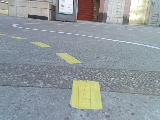
#> input picture 0_cam_image_array_.jpg, 160 x 120 px
$ python -i canny_part.py   (imports and definitions only)   (older library calls are emulated)
#> lines starting #> are read from the running program, lines starting #| are printed output that depends on the picture; after the words box and inside, x2 and y2 are one past the last pixel; in counts of white or black regions, pixels touching at a corner belong together
#> further down, picture is the input picture: shape (120, 160, 3); mean B, G, R 156.6, 153.1, 146
import cv2
import numpy as np

class CannyPart:
    def __init__(self, low_threshold=800, high_threshold=1400):
        self.low = low_threshold
        self.high = high_threshold

    def run(self, img_arr):


        ## Check if Pixels are Uniform (No Shadow) ------------

        gray = cv2.cvtColor(img_arr, cv2.COLOR_BGR2GRAY)
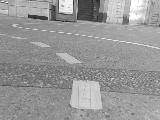
#> gray: shape (120, 160); min 32, max 255, mean 151.3
        gray = cv2.cvtColor(gray, cv2.COLOR_GRAY2BGR)
#> gray: shape (120, 160, 3)


        lab = cv2.cvtColor(gray, cv2.COLOR_BGR2LAB)
#> lab: shape (120, 160, 3); mean of channels 0, 1, 2 159.3, 128, 128
        L, A, B = cv2.split(lab)
#> A: shape (120, 160); every value is 128


        std_L = np.std(L)
#> std_L = 29
        lap_var = cv2.Laplacian(L, cv2.CV_64F).var()
#> lap_var = 1714.4

        if (std_L > 50):
            apply_shadow_correction = True
        else:
            apply_shadow_correction = False

        ## -----------------------------------------

        if(apply_shadow_correction):


            ## Day/Night Changes -----------------------------------------

            lab = cv2.cvtColor(img_arr, cv2.COLOR_BGR2LAB)
            L, A, B = cv2.split(lab)

            mean_L = np.mean(L)
            dark_ratio = np.sum(L < 60) / L.size


            if (mean_L < 95):
                lower_y = 0

            else:
                lower_y = 46 #33


            ## -----------------------------------------


            ## Enhance Yellow and White Lines ----------------------------------------------------

            hsv = cv2.cvtColor(img_arr, cv2.COLOR_BGR2HSV)

            # yellow mask
            lower_yellow = np.array([0, lower_y, 45])
            upper_yellow = np.array([50, 255, 255])
            mask_yellow = cv2.inRange(hsv, lower_yellow, upper_yellow)

            # white mask
            lower_white = np.array([100, 30, 190]) #91,0,190
            upper_white = np.array([152, 255, 255])
            mask_white = cv2.inRange(hsv, lower_white, upper_white)

            # combine masks
            mask_colors = cv2.bitwise_or(mask_yellow, mask_white)

            # enhance brightness in those areas
            h, s, v = cv2.split(hsv)
            v_boost = v.copy()
            v_boost[mask_colors > 0] = np.clip(v_boost[mask_colors > 0] * 1.9, 0, 255).astype(np.uint8)

            hsv_boost = cv2.merge([h, s, v_boost])
            img_boost = cv2.cvtColor(hsv_boost, cv2.COLOR_HSV2BGR)


            ##  ----------------------------------------------------------------

            ## Brightening the Shadows ----------------------------------------------------

            shadow_percentile=52
            mask_smooth=1
            gamma=0.16
            alphaMul = .9

            # find dark regions via luminance
            lab = cv2.cvtColor(img_boost, cv2.COLOR_BGR2LAB)
            L, A, B = cv2.split(lab)

            mean_L = np.mean(L)


            if mean_L < 145:       # image very dark

                shadow_percentile = 52 #52

            else:    # image very bright
                shadow_percentile = 30

            thr = np.percentile(L, shadow_percentile)
            mask = (L < thr).astype(np.uint8) * 255  # 0/255 mask

            if mask_smooth > 0:
                k = cv2.getStructuringElement(cv2.MORPH_ELLIPSE, (mask_smooth, mask_smooth)) # use ellipse
                mask = cv2.morphologyEx(mask, cv2.MORPH_CLOSE, k)
                mask = cv2.GaussianBlur(mask, (0, 0), 3)

            dark_ratio = np.sum(L < 60) / L.size

            if dark_ratio*10 > 0.55:       # lots of dark pixels
                gamma = 0.18

            elif dark_ratio*10 > 0.44:
                gamma = 0.35

            else:                       # image is bright
                gamma = 0.85


            # brighten only dark pixels
            Lf = L.astype(np.float32) / 255.0
            L_gamma = np.power(Lf, gamma) * 255.0      # gamma<1 = lift shadows
            L_gamma = np.clip(L_gamma, 0, 255).astype(np.uint8)

            alpha = (mask.astype(np.float32) / 255.0) * alphaMul
            L_lift = ((1 - alpha) * L.astype(np.float32) + alpha * L_gamma.astype(np.float32)).astype(np.uint8)

            lab_lift = cv2.merge([L_lift, A, B])
            img_lift = cv2.cvtColor(lab_lift, cv2.COLOR_LAB2BGR)

            ##  ----------------------------------------------------------------


            ## Bluring Image / Canny Sensitivity -------------------------------

            avg = cv2.blur(img_lift, (3, 3))   # k x k kernel

            a = 700
            b = 1300

            ##  ----------------------------------------------------------------

        else:
            avg = cv2.blur(img_arr, (3, 3))   # k x k kernel
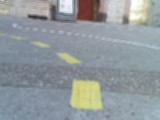
#> avg: shape (120, 160, 3); mean B, G, R 156.6, 153.1, 146
            a = 700
            b = 850


        ## Canny Edge ----------------------------------------------------

        gray = cv2.cvtColor(avg, cv2.COLOR_BGR2GRAY)
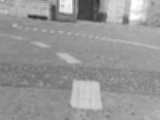
#> gray: shape (120, 160); min 51, max 254, mean 151.4
        edges = cv2.Canny(gray, a, b, apertureSize=5, L2gradient=True)
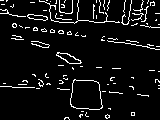
#> edges: shape (120, 160); 7% white in thin lines or dots

        ##  ----------------------------------------------------------------


        edges_rgb = cv2.cvtColor(edges, cv2.COLOR_GRAY2BGR)
#> edges_rgb: shape (120, 160, 3); 7% white in thin lines or dots


        return edges_rgb

# [13 lines of commented-out code are left out]

>>> import cv2
>>> picture = cv2.imread('../0_cam_image_array_.jpg')
>>> result = CannyPart().run(picture)

$ run again, on 586_cam_image_array_.jpg
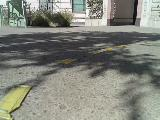
#> input picture 586_cam_image_array_.jpg, 160 x 120 px
#> picture is the input picture: shape (120, 160, 3); mean B, G, R 121.9, 131.1, 129.4
#> std_L = 51.97
#> lap_var = 3731.6
#> in run, `mean_L = np.mean(L)`: mean_L = 136.9
#> in run, `dark_ratio = np.sum(L < 60) / L.size`: dark_ratio = 0.0746
#> hsv: shape (120, 160, 3); mean H, S, V 46.7, 22.7, 132.5
#> mask_yellow: shape (120, 160); 5.6% white; 33 white regions (27 under 20 px), largest, box (x1, y1, x2, y2) and area: (0, 86, 32, 120) 630, (32, 12, 56, 28) 139, (57, 13, 73, 27) 99, (59, 58, 75, 65) 61, (114, 44, 127, 48) 34, (103, 47, 112, 53) 33
#> mask_white: shape (120, 160); every value is 0
#> v_boost: shape (120, 160); min 5, max 255, mean 136.5
#> hsv_boost: shape (120, 160, 3); mean H, S, V 46.7, 22.7, 136.5
#> in run, `mean_L = np.mean(L)`: mean_L = 140.4
#> thr = 155
#> in run, `mask = cv2.GaussianBlur(mask, (0, 0), 3)`:
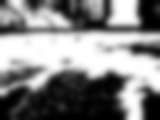
#> mask: shape (120, 160); min 0, max 255, mean 131.6
#> in run, `dark_ratio = np.sum(L < 60) / L.size`: dark_ratio = 0.0701
#> lab_lift: shape (120, 160, 3); mean of channels 0, 1, 2 189.6, 125.5, 133.2
#> in run, `edges = cv2.Canny(gray, a, b, apertureSize=5, L2gradient=True)`:
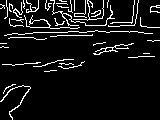
#> edges: shape (120, 160); 8% white in thin lines or dots
#> edges_rgb: shape (120, 160, 3); 8% white in thin lines or dots

$ run again, on 924_cam_image_array_.jpg
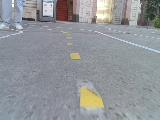
#> input picture 924_cam_image_array_.jpg, 160 x 120 px
#> picture is the input picture: shape (120, 160, 3); mean B, G, R 152.8, 148.6, 145.6
#> in run, `gray = cv2.cvtColor(img_arr, cv2.COLOR_BGR2GRAY)`:
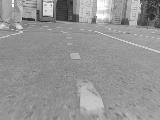
#> gray: shape (120, 160); min 30, max 254, mean 148.2
#> lab: shape (120, 160, 3); mean of channels 0, 1, 2 156.3, 128, 128
#> A: shape (120, 160); every value is 128
#> std_L = 26.25
#> lap_var = 957.3
#> in run, `edges = cv2.Canny(gray, a, b, apertureSize=5, L2gradient=True)`:
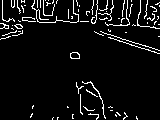
#> edges: shape (120, 160); 6.3% white in thin lines or dots
#> edges_rgb: shape (120, 160, 3); 6.3% white in thin lines or dots

$ run again, on test1.jpg
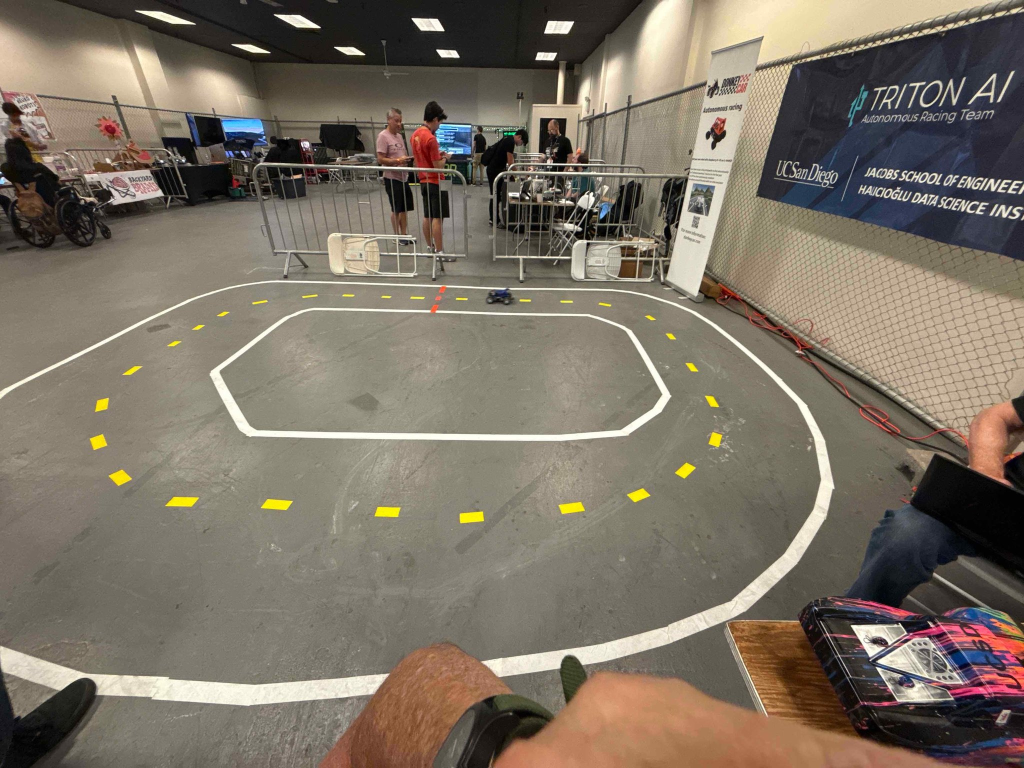
#> input picture test1.jpg, 2048 x 1536 px (shown at 1/2 size)
#> picture is the input picture: shape (1536, 2048, 3); mean B, G, R 100.8, 114.2, 124.1
#> std_L = 54.56
#> lap_var = 336.6
#> in run, `mean_L = np.mean(L)`: mean_L = 122.2
#> in run, `dark_ratio = np.sum(L < 60) / L.size`: dark_ratio = 0.169
#> hsv: shape (1536, 2048, 3); mean H, S, V 30.4, 54.7, 125.7
#> in run, `mask_yellow = cv2.inRange(hsv, lower_yellow, upper_yellow)`:
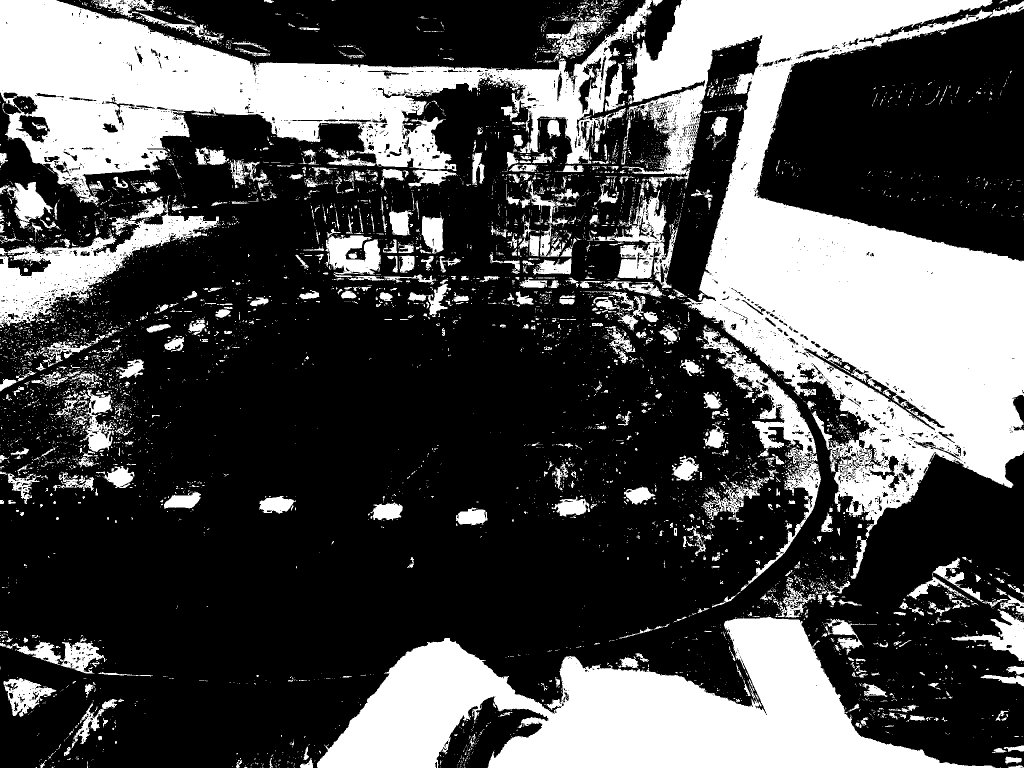
#> mask_yellow: shape (1536, 2048) (shown at 1/2 size); 31.2% white; 6868 white regions (6114 under 20 px), largest, box (x1, y1, x2, y2) and area: (1244, 0, 2048, 1076) 346755, (0, 0, 1305, 412) 201242, (634, 1233, 1990, 1536) 195812
#> mask_white: shape (1536, 2048); 0.12% white; 44 white regions (30 under 20 px), largest, box (x1, y1, x2, y2) and area: (443, 237, 528, 268) 1817, (876, 252, 942, 285) 812, (912, 293, 942, 308) 224
#> hsv_boost: shape (1536, 2048, 3); mean H, S, V 30.4, 54.7, 150.6
#> in run, `mean_L = np.mean(L)`: mean_L = 143.1
#> thr = 143
#> in run, `dark_ratio = np.sum(L < 60) / L.size`: dark_ratio = 0.152
#> lab_lift: shape (1536, 2048, 3); mean of channels 0, 1, 2 192.8, 130.7, 138.9
#> in run, `edges = cv2.Canny(gray, a, b, apertureSize=5, L2gradient=True)`:
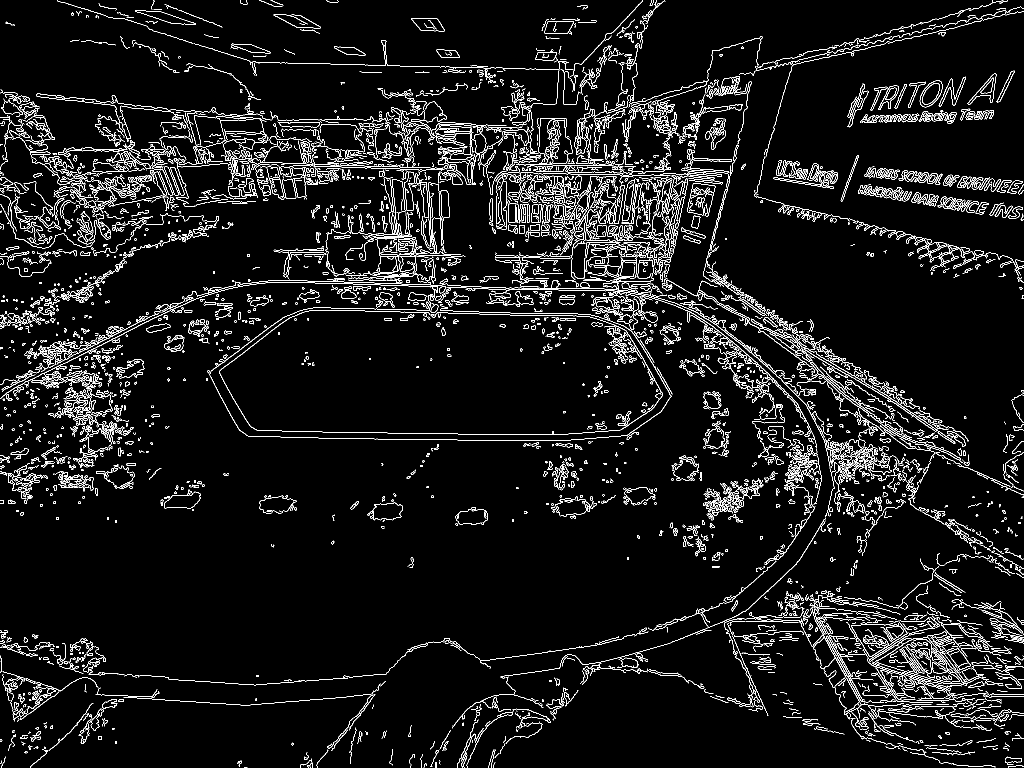
#> edges: shape (1536, 2048) (shown at 1/2 size); 6% white in thin lines or dots
#> edges_rgb: shape (1536, 2048, 3); 6% white in thin lines or dots
